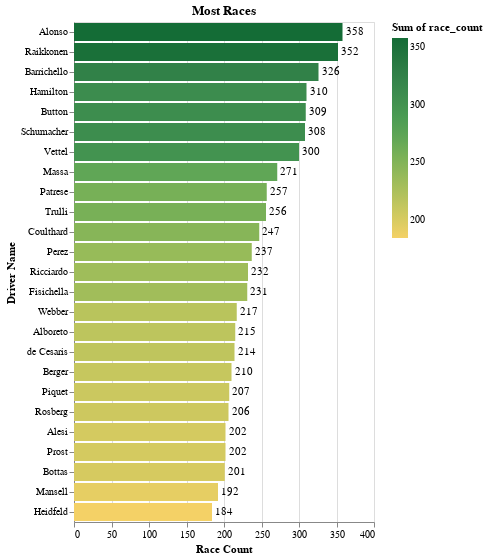

This figure's notebook cell:
### Markdown cell above
From this query, we can see that the driver who has participated in the most races is Fernando Alonso (358), followed by Kimi Raikonnen (352). Let's visualise the top 25 drivers with the most races:

### Code cell
DeepnoteChart(df_2, """{"layer":[{"layer":[{"mark":{"clip":true,"type":"bar","tooltip":true},"encoding":{"x":{"axis":{"title":"Race Count"},"sort":null,"type":"quantitative","field":"race_count","scale":{"type":"linear"},"format":{"type":"default","decimals":null},"aggregate":"sum","formatType":"numberFormatFromNumberType"},"y":{"axis":{"title":"Driver Name"},"sort":null,"type":"nominal","field":"surname","scale":{"type":"linear"}},"color":{"sort":null,"type":"quantitative","field":"race_count","scale":{"scheme":"goldgreen"},"aggregate":"sum"}}},{"mark":{"dx":3,"dy":0,"fill":"black","type":"text","align":"left","baseline":"middle"},"encoding":{"x":{"axis":{"title":"Race Count"},"sort":null,"type":"quantitative","field":"race_count","scale":{"type":"linear"},"format":{"type":"default","decimals":null},"aggregate":"sum","formatType":"numberFormatFromNumberType"},"y":{"axis":{"title":"Driver Name"},"sort":null,"type":"nominal","field":"surname","scale":{"type":"linear"}},"text":{"sort":null,"type":"quantitative","field":"race_count","aggregate":"sum"},"color":{"sort":null,"type":"quantitative","field":"race_count","scale":{"scheme":"goldgreen"},"aggregate":"sum"}}}]}],"title":"Most Races","config":{"legend":{}},"$schema":"https://vega.github.io/schema/vega-lite/v5.json","encoding":{}}""")

### Figure 1 — Vega-Lite specification as saved in the notebook (floating-point values rounded to 4 significant figures)
{"layer": [{"layer": [{"mark": {"clip": true, "type": "bar", "tooltip": true}, "encoding": {"x": {"axis": {"title": "Race Count"}, "sort": null, "type": "quantitative", "field": "race_count", "scale": {"type": "linear"}, "format": {"type": "default", "decimals": null}, "aggregate": "sum", "formatType": "numberFormatFromNumberType"}, "y": {"axis": {"title": "Driver Name"}, "sort": null, "type": "nominal", "field": "surname", "scale": {"type": "linear"}}, "color": {"sort": null, "type": "quantitative", "field": "race_count", "scale": {"scheme": "goldgreen"}, "aggregate": "sum"}}}, {"mark": {"dx": 3, "dy": 0, "fill": "black", "type": "text", "align": "left", "baseline": "middle"}, "encoding": {"x": {"axis": {"title": "Race Count"}, "sort": null, "type": "quantitative", "field": "race_count", "scale": {"type": "linear"}, "format": {"type": "default", "decimals": null}, "aggregate": "sum", "formatType": "numberFormatFromNumberType"}, "y": {"axis": {"title": "Driver Name"}, "sort": null, "type": "nominal", "field": "surname", "scale": {"type": "linear"}}, "text": {"sort": null, "type": "quantitative", "field": "race_count", "aggregate": "sum"}, "color": {"sort": null, "type": "quantitative", "field": "race_count", "scale": {"scheme": "goldgreen"}, "aggregate": "sum"}}}]}], "title": "Most Races", "config": {"legend": {}}, "$schema": "https://vega.github.io/schema/vega-lite/v5.json", "encoding": {}, "data": {"values": [{"driverID": 4, "race_count": 358, "surname": "Alonso", "forename": "Fernando"}, {"driverID": 8, "race_count": 352, "surname": "Raikkonen", "forename": "Kimi"}, {"driverID": 22, "race_count": 326, "surname": "Barrichello", "forename": "Rubens"}, {"driverID": 1, "race_count": 310, "surname": "Hamilton", "forename": "Lewis"}, {"driverID": 18, "race_count": 309, "surname": "Button", "forename": "Jenson"}, {"driverID": 30, "race_count": 308, "surname": "Schumacher", "forename": "Michael"}, {"driverID": 20, "race_count": 300, "surname": "Vettel", "forename": "Sebastian"}, {"driverID": 13, "race_count": 271, "surname": "Massa", "forename": "Felipe"}, {"driverID": 119, "race_count": 257, "surname": "Patrese", "forename": "Riccardo"}, {"driverID": 15, "race_count": 256, "surname": "Trulli", "forename": "Jarno"}, {"driverID": 14, "race_count": 247, "surname": "Coulthard", "forename": "David"}, {"driverID": 815, "race_count": 237, "surname": "Perez", "forename": "Sergio"}, {"driverID": 817, "race_count": 232, "surname": "Ricciardo", "forename": "Daniel"}, {"driverID": 21, "race_count": 231, "surname": "Fisichella", "forename": "Giancarlo"}, {"driverID": 17, "race_count": 217, "surname": "Webber", "forename": "Mark"}, {"driverID": 105, "race_count": 215, "surname": "Alboreto", "forename": "Michele"}, {"driverID": 110, "race_count": 214, "surname": "de Cesaris", "forename": "Andrea"}, {"driverID": 77, "race_count": 210, "surname": "Berger", "forename": "Gerhard"}, {"driverID": 137, "race_count": 207, "surname": "Piquet", "forename": "Nelson"}, {"driverID": 3, "race_count": 206, "surname": "Rosberg", "forename": "Nico"}, {"driverID": 55, "race_count": 202, "surname": "Alesi", "forename": "Jean"}, {"driverID": 117, "race_count": 202, "surname": "Prost", "forename": "Alain"}, {"driverID": 822, "race_count": 201, "surname": "Bottas", "forename": "Valtteri"}, {"driverID": 95, "race_count": 192, "surname": "Mansell", "forename": "Nigel"}, {"driverID": 2, "race_count": 184, "surname": "Heidfeld", "forename": "Nick"}]}}
